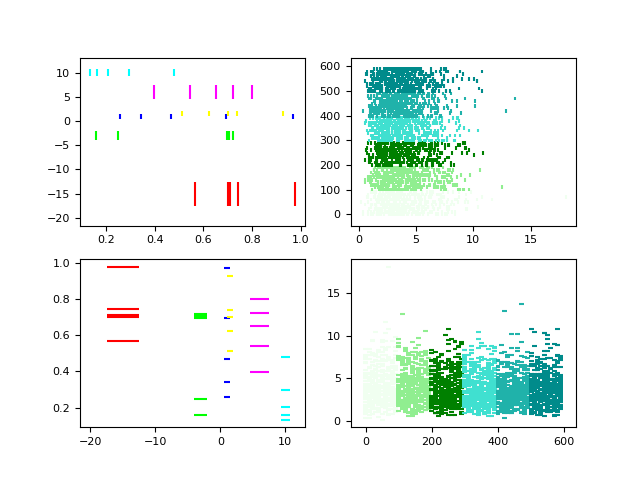

Source code (Python):
import matplotlib.pyplot as plt
import numpy as np
import matplotlib
matplotlib.rcParams['font.size'] = 8.0
"""
axs[0, 0].eventplot(
data1, 
colors=colors1,
lineoffsets=lineoffsets1, 
linelengths=linelengths1
 orientation='vertical'

)


"""
# Fixing random state for reproducibility
np.random.seed(19680801)


# create random data
data1 = np.random.random([6, 5])

# set different colors for each set of positions
colors1 = np.array([[1, 0, 0],
                    [0, 1, 0],
                    [0, 0, 1],
                    [1, 1, 0],
                    [1, 0, 1],
                    [0, 1, 1]])

# set different line properties for each set of positions
# note that some overlap
lineoffsets1 = np.array([-15, -3, 1, 1.5, 6, 10])
linelengths1 = [5, 2, 1, 1, 3, 1.5]

fig, axs = plt.subplots(2, 2)

# create a horizontal plot
axs[0, 0].eventplot(data1, colors=colors1, lineoffsets=lineoffsets1,
                    linelengths=linelengths1)

# create a vertical plot
axs[1, 0].eventplot(data1, colors=colors1, lineoffsets=lineoffsets1,
                    linelengths=linelengths1, orientation='vertical')

# create another set of random data.
# the gamma distribution is only used fo aesthetic purposes
data2 = np.random.gamma(4, size=[60, 50])

# use individual values for the parameters this time
# these values will be used for all data sets (except lineoffsets2, which
# sets the increment between each data set in this usage)
lineoffsets2 = 10
linelengths2 = 15
colors2 = [i for i in ['#F0FFF0','#90EE90','#008000','#40E0D0','#20B2AA','#008B8B'] for _ in range(10)]
print(colors2)
# create a horizontal plot
axs[0, 1].eventplot(data2, colors=colors2, lineoffsets=lineoffsets2,
                    linelengths=linelengths2)


# create a vertical plot
axs[1, 1].eventplot(data2, colors=colors2, lineoffsets=lineoffsets2,
                    linelengths=linelengths2, orientation='vertical')
plt.savefig('2')
plt.show()
